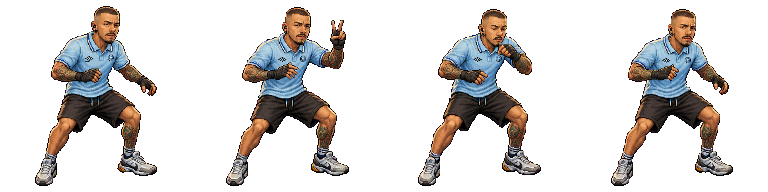
#> input picture tmp/imagegen/rafa-mare/idle.png, 768 x 192 px, found by its file name
$ python audit-leo-noir-raster.py
#> lines starting #> are read from the running program, lines starting #| are printed output that depends on the picture; after the words box and inside, x2 and y2 are one past the last pixel; in counts of white or black regions, pixels touching at a corner belong together
#> in source_frames, image is the input picture: PIL image 768x192 RGBA; mean R, G, B, A 26.5, 23.9, 22.5, 61.8
"""Auditoria célula a célula das fontes e folhas finais de Léo/Noir.

Este script é somente analítico: não altera fontes nem PNGs públicos. Ele
registra bboxes, margens, componentes que o pipeline antigo removeria, contato
com divisórias e um proxy de escala/massa. Também cria contact sheets por grupo
com a silhueta do idle sobreposta como guia semitransparente.
"""

from __future__ import annotations

import argparse
import csv
import json
from collections import deque
from pathlib import Path

import cv2
import numpy as np
from PIL import Image, ImageDraw


ROOT = Path(__file__).resolve().parents[1]
FRAME_SIZE = 256
FIGHTERS = ("leo-violeta", "noir-reflexo")
BODY_NAMES = (
    "idle",
    "corrida",
    "walk-backward",
    "jump-neutral",
    "jump-forward",
    "jump-backward",
    "fall",
    "landing",
    "crouch",
    "standing-light",
    "standing-heavy",
    "forward-light",
    "forward-heavy",
    "crouch-light",
    "crouch-heavy",
    "air-light-neutral",
    "air-heavy-neutral",
    "air-light-forward",
    "air-heavy-forward",
    "air-light-backward",
    "air-heavy-backward",
    "block-standing",
    "block-crouching",
    "hit",
    "knockdown",
    "wake-up",
    "grabbed-front",
    "grabbed-lifted",
    "thrown",
    "frozen",
    "knockout",
    "victory",
)
SPECIALS = {
    "leo-violeta": ("olhar-frio", "impacto-sombrio", "pressao-violeta"),
    "noir-reflexo": ("reflexo-negro", "quebra-luz", "impacto-solar"),
}
CATEGORIES = {
    "locomocao": (
        "idle",
        "corrida",
        "walk-backward",
        "jump-neutral",
        "jump-forward",
        "jump-backward",
        "fall",
        "landing",
    ),
    "agachar-defender": ("crouch", "block-standing", "block-crouching"),
    "normais": (
        "standing-light",
        "standing-heavy",
        "forward-light",
        "forward-heavy",
        "crouch-light",
        "crouch-heavy",
    ),
    "aereos": (
        "air-light-neutral",
        "air-heavy-neutral",
        "air-light-forward",
        "air-heavy-forward",
        "air-light-backward",
        "air-heavy-backward",
    ),
    "especiais": (),
    "dano-vitoria-ko": (
        "hit",
        "knockdown",
        "wake-up",
        "thrown",
        "frozen",
        "knockout",
        "victory",
    ),
    "vitima-guto": ("grabbed-front", "grabbed-lifted"),
}


def alpha_mask(image: Image.Image) -> np.ndarray:
    return np.asarray(image.convert("RGBA").getchannel("A")) > 0
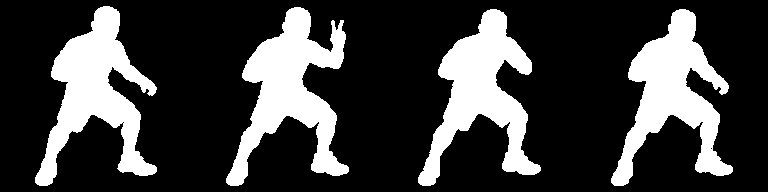
#> returned value: shape (192, 768) bool; 24.3% white; 4 white regions, box (x1, y1, x2, y2) and area: (226, 7, 349, 186) 9228, (35, 6, 157, 186) 9003, (418, 9, 541, 186) 8783, (611, 9, 733, 186) 8751


def split_grid(image: Image.Image, columns: int, rows: int) -> list[Image.Image]:
    cells: list[Image.Image] = []
    for row in range(rows):
        top = round(row * image.height / rows)
        bottom = round((row + 1) * image.height / rows)
        for column in range(columns):
            left = round(column * image.width / columns)
            right = round((column + 1) * image.width / columns)
            cells.append(image.crop((left, top, right, bottom)))
    return cells


def body_layout(image: Image.Image, frame_count: int) -> tuple[int, int]:
    if frame_count == 8:
        return 4, 2
    mask = alpha_mask(image).astype(np.uint8)
    count, _, stats, centers = cv2.connectedComponentsWithStats(mask, 8)
#> count = 5; stats = [[0, 0, 768, 192, 111691], [35, 6, 122, 180, 9003], [226, 7, 123, 179, 9228], [418, 9, 123, 177, 8783], [611, 9, 122, 177, 8751]]; centers = [[383.9, 96.2], [95.88, 93.48], [290.6, 91.28], [481.7, 93.72], [673.1, 94.93]]
    components = [
        (int(stats[index, cv2.CC_STAT_AREA]), centers[index])
        for index in range(1, count)
        if stats[index, cv2.CC_STAT_AREA] >= 1000
    ]
#> components = [(9003, [95.88, 93.48]), (9228, [290.6, 91.28]), (8783, [481.7, 93.72]), (8751, [673.1, 94.93])]
    largest = sorted(components, key=lambda value: value[0], reverse=True)[:4]
#> largest = [(9228, [290.6, 91.28]), (9003, [95.88, 93.48]), (8783, [481.7, 93.72]), (8751, [673.1, 94.93])]
    if len(largest) == 4:
        xs = [center[0] for _, center in largest]
#> xs = [290.6, 95.88, 481.7, 673.1]
        ys = [center[1] for _, center in largest]
#> ys = [91.28, 93.48, 93.72, 94.93]
        if max(ys) - min(ys) < image.height * 0.28 and max(xs) - min(xs) > image.width * 0.55:
            return 4, 1
    return 2, 2


def bbox_from_mask(mask: np.ndarray) -> tuple[int, int, int, int] | None:
    ys, xs = np.where(mask)
    if xs.size == 0:
        return None
    return int(xs.min()), int(ys.min()), int(xs.max()), int(ys.max())


def longest_run(values: np.ndarray) -> int:
    best = current = 0
    for value in values.tolist():
        if value:
            current += 1
            best = max(best, current)
        else:
            current = 0
    return best


def measure_cell(image: Image.Image) -> dict[str, object]:
    mask = alpha_mask(image)
    bbox = bbox_from_mask(mask)
    if bbox is None:
        return {
            "bbox": None,
            "width": 0,
            "height": 0,
            "opaque": 0,
            "margins": None,
            "components": 0,
            "component_areas": [],
            "significant_components": 0,
            "removed_components_old_pipeline": 0,
            "removed_pixels_old_pipeline": 0,
            "edge_contacts": [],
            "straight_cut_suspects": [],
        }

    min_x, min_y, max_x, max_y = bbox
    binary = mask.astype(np.uint8)
    count, _, stats, _ = cv2.connectedComponentsWithStats(binary, 8)
    areas = sorted(
        (int(stats[index, cv2.CC_STAT_AREA]) for index in range(1, count)),
        reverse=True,
    )
    largest = areas[0]
    significant_threshold = max(16, round(largest * 0.005))
    significant = [area for area in areas if area >= significant_threshold]
    contacts: list[str] = []
    safe = 2
    if min_x < safe:
        contacts.append("left")
    if image.width - 1 - max_x < safe:
        contacts.append("right")
    if min_y < safe:
        contacts.append("top")
    if image.height - 1 - max_y < safe:
        contacts.append("bottom")

    # Pixel art pode ter pequenos degraus retos normais. Só sinalizamos uma
    # terminação reta relativamente longa no topo/laterais; baseline inferior
    # é deliberadamente excluído para não confundir sola apoiada com corte.
    suspects: list[str] = []
    if longest_run(mask[min_y, min_x : max_x + 1]) >= 8:
        suspects.append("top-flat")
    if longest_run(mask[min_y : max_y + 1, min_x]) >= 8:
        suspects.append("left-flat")
    if longest_run(mask[min_y : max_y + 1, max_x]) >= 8:
        suspects.append("right-flat")

    return {
        "bbox": [min_x, min_y, max_x, max_y],
        "width": max_x - min_x + 1,
        "height": max_y - min_y + 1,
        "opaque": int(mask.sum()),
        "margins": {
            "left": min_x,
            "right": image.width - 1 - max_x,
            "top": min_y,
            "bottom": image.height - 1 - max_y,
        },
        "components": len(areas),
        "component_areas": areas,
        "significant_components": len(significant),
        "removed_components_old_pipeline": max(0, len(areas) - 1),
        "removed_pixels_old_pipeline": int(sum(areas[1:])),
        "edge_contacts": contacts,
        "straight_cut_suspects": suspects,
    }


def public_frames(path: Path, frame_count: int) -> list[Image.Image]:
    image = Image.open(path).convert("RGBA")
    return [
        image.crop((index * FRAME_SIZE, 0, (index + 1) * FRAME_SIZE, FRAME_SIZE))
        for index in range(frame_count)
    ]


def source_frames(path: Path, frame_count: int) -> list[Image.Image]:
    image = Image.open(path).convert("RGBA")
    columns, rows = body_layout(image, frame_count)
#> columns = 4; rows = 1
    return split_grid(image, columns, rows)
#> the loop in split_grid, `for row in range(rows):` made 1 pass
#> (top, bottom) on pass 1: (0, 192)
#> after the loop in split_grid, `for row in range(rows):`: cells = 4 items


# [49 lines left out: functions transparent_idle_guide, create_category_sheets, not called in this run]


def audit(public_root: Path) -> list[dict[str, object]]:
    rows: list[dict[str, object]] = []
    for fighter in FIGHTERS:
        keyed_dir = ROOT / "tmp" / "imagegen" / fighter / "keyed"
        source_dir = ROOT / "tmp" / "imagegen" / fighter / "sources"
        public_dir = public_root / fighter
        names = (*BODY_NAMES, *SPECIALS[fighter])

        idle_source = source_frames(keyed_dir / "idle.png", 4)
#> idle_source = 4 items
        idle_measurements = [measure_cell(frame) for frame in idle_source]
#> in measure_cell (call 2), `mask = alpha_mask(image)`:
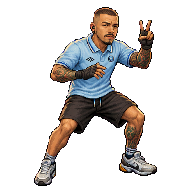
#> image: PIL image 192x192 RGBA; mean R, G, B, A 27.2, 24.4, 23, 63.8; transparent parts drawn white
#> in bbox_from_mask (call 2), `ys, xs = np.where(mask)`: mask: shape (192, 192) bool; 25% white; 1 white region, box (x1, y1, x2, y2) and area: (34, 7, 157, 186) 9228
#> in measure_cell (call 3), `mask = alpha_mask(image)`:
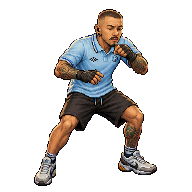
#> image: PIL image 192x192 RGBA; mean R, G, B, A 25.9, 23.2, 21.7, 60.8; transparent parts drawn white
#> in bbox_from_mask (call 3), `ys, xs = np.where(mask)`: mask: shape (192, 192) bool; 23.8% white; 1 white region, box (x1, y1, x2, y2) and area: (34, 9, 157, 186) 8783
#> in measure_cell (call 4), `mask = alpha_mask(image)`:
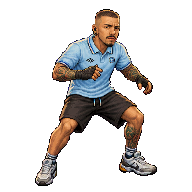
#> image: PIL image 192x192 RGBA; mean R, G, B, A 26, 23.6, 22.3, 60.5; transparent parts drawn white
#> in bbox_from_mask (call 4), `ys, xs = np.where(mask)`: mask: shape (192, 192) bool; 23.7% white; 1 white region, box (x1, y1, x2, y2) and area: (35, 9, 157, 186) 8751
        idle_area = float(np.median([entry["opaque"] for entry in idle_measurements]))
        idle_height = float(np.median([entry["height"] for entry in idle_measurements]))

        for name in names:
            frame_count = 8 if name in {"grabbed-front", "grabbed-lifted"} else 4
            keyed = source_frames(keyed_dir / f"{name}.png", frame_count)
            final = public_frames(public_dir / f"{name}.png", frame_count)
            source_size = Image.open(source_dir / f"{name}.png").size
            keyed_size = Image.open(keyed_dir / f"{name}.png").size
            for index, (source_cell, final_cell) in enumerate(zip(keyed, final, strict=True)):
                source_metrics = measure_cell(source_cell)
                final_metrics = measure_cell(final_cell)
                area_proxy = (
                    (float(source_metrics["opaque"]) / idle_area) ** 0.5
                    if source_metrics["opaque"] and idle_area > 0
                    else 0.0
                )
                height_proxy = (
                    float(source_metrics["height"]) / idle_height
                    if source_metrics["height"] and idle_height > 0
                    else 0.0
                )
                rows.append(
                    {
                        "fighter": fighter,
                        "file": f"{name}.png",
                        "frame": index,
                        "source_size": list(source_size),
                        "keyed_size": list(keyed_size),
                        "source_cell_size": list(source_cell.size),
                        "source": source_metrics,
                        "final": final_metrics,
                        "anatomical_scale_area_proxy": round(area_proxy, 4),
                        "height_ratio_to_idle_source": round(height_proxy, 4),
                    }
                )
#> this loop made 4 passes
#> pass 1, in measure_cell (call 5), `mask = alpha_mask(image)`:
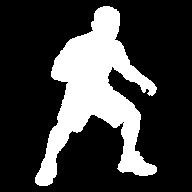
#> mask: shape (192, 192) bool; 24.4% white; 1 white region, box (x1, y1, x2, y2) and area: (35, 6, 157, 186) 9003
#> pass 1, in measure_cell (call 6), `mask = alpha_mask(image)`:
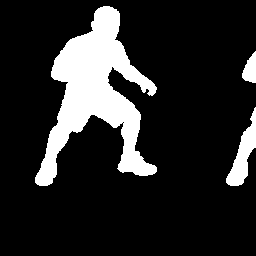
#> mask: shape (256, 256) bool; 15.7% white; 3 white regions, box (x1, y1, x2, y2) and area: (35, 6, 157, 186) 9003, (226, 107, 256, 186) 959, (242, 51, 256, 83) 298
#> pass 3, in measure_cell (call 10), `mask = alpha_mask(image)`:
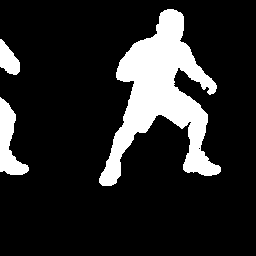
#> mask: shape (256, 256) bool; 15.7% white; 3 white regions, box (x1, y1, x2, y2) and area: (99, 9, 221, 186) 8751, (0, 97, 29, 175) 1107, (0, 39, 20, 75) 453
    return rows


# [98 lines left out: function write_outputs, not called in this run]


def parse_args() -> argparse.Namespace:
    parser = argparse.ArgumentParser()
    parser.add_argument(
        "--public-root",
        type=Path,
        default=ROOT / "public" / "assets" / "fighters",
    )
    parser.add_argument(
        "--output",
        type=Path,
        default=(
            ROOT
            / "tmp"
            / "imagegen"
            / "leo-violeta-noir-reflexo"
            / "correcao-escala-recortes"
        ),
    )
    return parser.parse_args()


def main() -> None:
    args = parse_args()
    public_root = args.public_root.resolve()
    output = args.output.resolve()
    rows = audit(public_root)
    write_outputs(rows, output)
    for fighter in FIGHTERS:
        create_category_sheets(fighter, output, public_root)
    print(f"{len(rows)} células auditadas em {output}")


if __name__ == "__main__":
#> (the run stopped early here; a loop or call above may not have finished)

$ run again, with tmp/imagegen/rafa-mare/air-heavy-backward-alpha-v2.png copied over tmp/imagegen/rafa-mare/idle.png
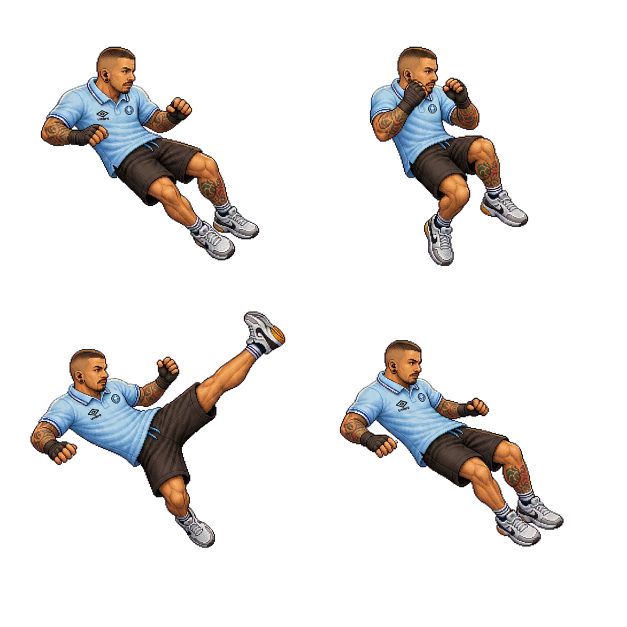
#> input picture tmp/imagegen/rafa-mare/air-heavy-backward-alpha-v2.png, 1254 x 1254 px, found by its file name (shown at 1/2 size)
#> in source_frames, image is the input picture: PIL image 1254x1254 RGBA; mean R, G, B, A 19.3, 17.3, 16.3, 41.7
#> in alpha_mask, `return np.asarray(image.convert("RGBA").getchannel("A")) > 0`:
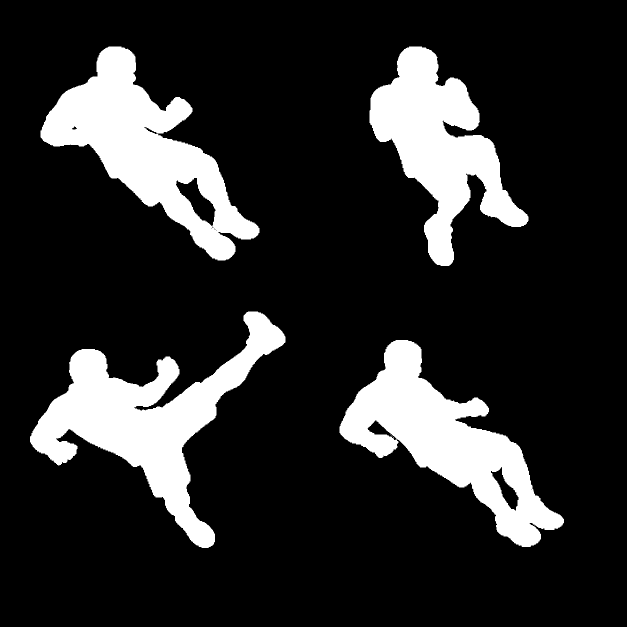
#> returned value: shape (1254, 1254) bool (shown at 1/2 size); 16.7% white; 6 white regions (2 under 20 px), largest, box (x1, y1, x2, y2) and area: (60, 623, 571, 1096) 72053, (81, 93, 519, 521) 67976, (679, 680, 1128, 1094) 64906, (739, 93, 1057, 532) 58225
#> in body_layout, `count, _, stats, centers = cv2.connectedComponentsWithStats(mask, 8)`: count = 7; stats = [[0, 0, 1254, 1254, 1309354], [81, 93, 438, 428, 67976], [739, 93, 318, 439, 58225], [60, 623, 511, 473, 72053], [679, 680, 449, 414, 64906], [781, 869, 1, 1, 1], [785, 873, 1, 1, 1]]; centers = [[637.6, 634.2], [291.5, 298.4], [879.1, 291.8], [296.9, 836.1], [892.2, 882.9], [781, 869], [785, 873]]
#> components = [(67976, [291.5, 298.4]), (58225, [879.1, 291.8]), (72053, [296.9, 836.1]), (64906, [892.2, 882.9])]
#> in body_layout, `largest = sorted(components, key=lambda value: value[0], reverse=True)..`: largest = [(72053, [296.9, 836.1]), (67976, [291.5, 298.4]), (64906, [892.2, 882.9]), (58225, [879.1, 291.8])]
#> xs = [296.9, 291.5, 892.2, 879.1]
#> ys = [836.1, 298.4, 882.9, 291.8]
#> columns = 2
#> the loop in split_grid, `for row in range(rows):` made 2 passes
#> (top, bottom) on passes 1 to 2: (0, 627), (627, 1254)
#> after the loop in split_grid, `for row in range(rows):`: cells = 4 items
#> image: PIL image 627x627 RGBA
#> the loop in audit, `for index, (source_cell, final_cell) in enumerate(zip(keyed, final, st..` made 4 passes
#> pass 3, in measure_cell (call 10), `mask = alpha_mask(image)`:
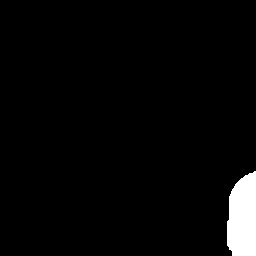
#> mask: shape (256, 256) bool; 3.2% white; 1 white region, box (x1, y1, x2, y2) and area: (227, 171, 256, 256) 2100
